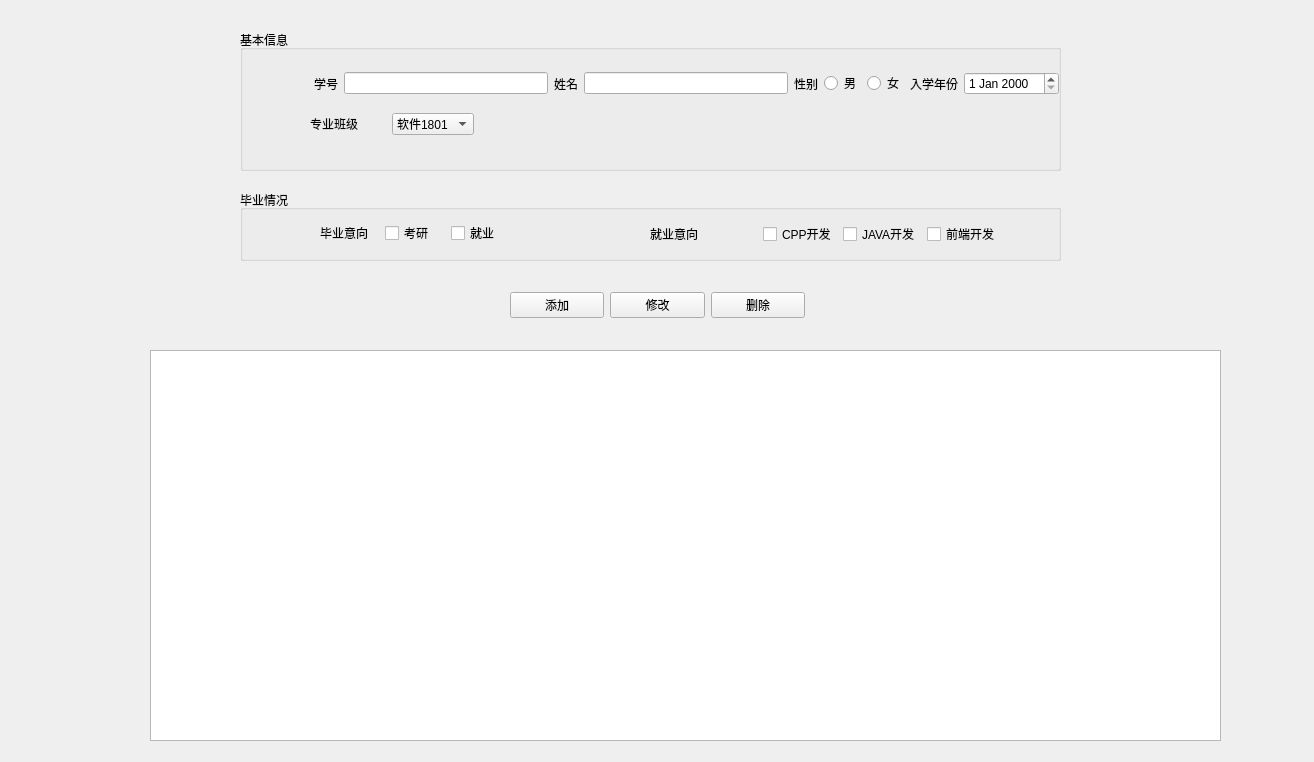
<?xml version="1.0" encoding="UTF-8"?>
<ui version="4.0">
 <class>Widget</class>
 <widget class="QWidget" name="Widget">
  <property name="geometry">
   <rect>
    <x>0</x>
    <y>0</y>
    <width>1314</width>
    <height>762</height>
   </rect>
  </property>
  <property name="windowTitle">
   <string>Widget</string>
  </property>
  <widget class="QGroupBox" name="groupBox">
   <property name="geometry">
    <rect>
     <x>240</x>
     <y>30</y>
     <width>821</width>
     <height>141</height>
    </rect>
   </property>
   <property name="title">
    <string>基本信息</string>
   </property>
  </widget>
  <widget class="QGroupBox" name="groupBox_2">
   <property name="geometry">
    <rect>
     <x>240</x>
     <y>190</y>
     <width>821</width>
     <height>71</height>
    </rect>
   </property>
   <property name="title">
    <string>毕业情况</string>
   </property>
  </widget>
  <widget class="QWidget" name="layoutWidget">
   <property name="geometry">
    <rect>
     <x>510</x>
     <y>290</y>
     <width>295</width>
     <height>31</height>
    </rect>
   </property>
   <layout class="QHBoxLayout" name="horizontalLayout_3">
    <item>
     <widget class="QPushButton" name="addButtom">
      <property name="text">
       <string>添加</string>
      </property>
     </widget>
    </item>
    <item>
     <widget class="QPushButton" name="updateButton">
      <property name="text">
       <string>修改</string>
      </property>
     </widget>
    </item>
    <item>
     <widget class="QPushButton" name="deleteButton">
      <property name="text">
       <string>删除</string>
      </property>
     </widget>
    </item>
   </layout>
  </widget>
  <widget class="QWidget" name="layoutWidget">
   <property name="geometry">
    <rect>
     <x>310</x>
     <y>110</y>
     <width>164</width>
     <height>28</height>
    </rect>
   </property>
   <layout class="QHBoxLayout" name="horizontalLayout_2">
    <item>
     <widget class="QLabel" name="label_5">
      <property name="text">
       <string>专业班级</string>
      </property>
     </widget>
    </item>
    <item>
     <widget class="QComboBox" name="majority">
      <item>
       <property name="text">
        <string>软件1801</string>
       </property>
      </item>
      <item>
       <property name="text">
        <string>软件1802</string>
       </property>
      </item>
      <item>
       <property name="text">
        <string>软件1803</string>
       </property>
      </item>
      <item>
       <property name="text">
        <string>通信1801</string>
       </property>
      </item>
      <item>
       <property name="text">
        <string>通信1802</string>
       </property>
      </item>
     </widget>
    </item>
   </layout>
  </widget>
  <widget class="QWidget" name="layoutWidget">
   <property name="geometry">
    <rect>
     <x>650</x>
     <y>220</y>
     <width>350</width>
     <height>28</height>
    </rect>
   </property>
   <layout class="QHBoxLayout" name="horizontalLayout_5">
    <item>
     <widget class="QLabel" name="label_7">
      <property name="text">
       <string>就业意向</string>
      </property>
     </widget>
    </item>
    <item>
     <layout class="QHBoxLayout" name="horizontalLayout_4">
      <item>
       <widget class="QCheckBox" name="cppPro">
        <property name="text">
         <string>CPP开发</string>
        </property>
       </widget>
      </item>
      <item>
       <widget class="QCheckBox" name="javaPro">
        <property name="text">
         <string>JAVA开发</string>
        </property>
       </widget>
      </item>
      <item>
       <widget class="QCheckBox" name="webPro">
        <property name="text">
         <string>前端开发</string>
        </property>
       </widget>
      </item>
     </layout>
    </item>
   </layout>
  </widget>
  <widget class="QWidget" name="layoutWidget">
   <property name="geometry">
    <rect>
     <x>320</x>
     <y>220</y>
     <width>190</width>
     <height>26</height>
    </rect>
   </property>
   <layout class="QHBoxLayout" name="horizontalLayout_6">
    <item>
     <widget class="QLabel" name="label_6">
      <property name="text">
       <string>毕业意向</string>
      </property>
     </widget>
    </item>
    <item>
     <widget class="QCheckBox" name="postExam">
      <property name="text">
       <string>考研</string>
      </property>
     </widget>
    </item>
    <item>
     <widget class="QCheckBox" name="findJob">
      <property name="text">
       <string>就业</string>
      </property>
     </widget>
    </item>
   </layout>
  </widget>
  <widget class="QTableWidget" name="infoTable">
   <property name="geometry">
    <rect>
     <x>150</x>
     <y>350</y>
     <width>1071</width>
     <height>391</height>
    </rect>
   </property>
  </widget>
  <widget class="QWidget" name="layoutWidget">
   <property name="geometry">
    <rect>
     <x>314</x>
     <y>70</y>
     <width>745</width>
     <height>27</height>
    </rect>
   </property>
   <layout class="QHBoxLayout" name="horizontalLayout">
    <item>
     <widget class="QLabel" name="label">
      <property name="text">
       <string>学号</string>
      </property>
     </widget>
    </item>
    <item>
     <widget class="QLineEdit" name="stuID"/>
    </item>
    <item>
     <widget class="QLabel" name="label_2">
      <property name="text">
       <string>姓名</string>
      </property>
     </widget>
    </item>
    <item>
     <widget class="QLineEdit" name="stuName"/>
    </item>
    <item>
     <widget class="QLabel" name="label_3">
      <property name="text">
       <string>性别</string>
      </property>
     </widget>
    </item>
    <item>
     <widget class="QRadioButton" name="man">
      <property name="text">
       <string>男</string>
      </property>
     </widget>
    </item>
    <item>
     <widget class="QRadioButton" name="woman">
      <property name="text">
       <string>女</string>
      </property>
     </widget>
    </item>
    <item>
     <widget class="QLabel" name="label_4">
      <property name="text">
       <string>入学年份</string>
      </property>
     </widget>
    </item>
    <item>
     <widget class="QDateEdit" name="timeIntoCollege"/>
    </item>
   </layout>
  </widget>
 </widget>
 <tabstops>
  <tabstop>stuID</tabstop>
  <tabstop>stuName</tabstop>
  <tabstop>man</tabstop>
  <tabstop>woman</tabstop>
  <tabstop>majority</tabstop>
  <tabstop>postExam</tabstop>
  <tabstop>findJob</tabstop>
  <tabstop>cppPro</tabstop>
  <tabstop>javaPro</tabstop>
  <tabstop>webPro</tabstop>
  <tabstop>addButtom</tabstop>
  <tabstop>updateButton</tabstop>
  <tabstop>deleteButton</tabstop>
  <tabstop>infoTable</tabstop>
 </tabstops>
 <resources/>
 <connections/>
</ui>
